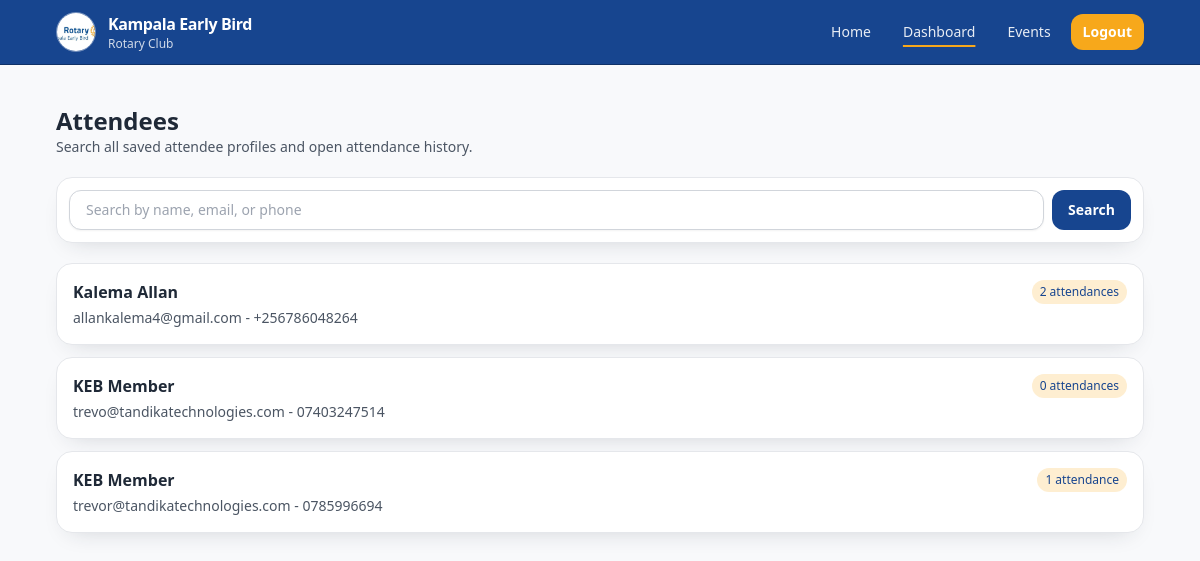
The app's page /dashboard/attendees/ (signed in) with its own data.
### attendance/models.py (models this page shows, shortened)
class TimeStampedModel(models.Model):
    created_at = models.DateTimeField(auto_now_add=True)
    updated_at = models.DateTimeField(auto_now=True)
    class Meta:
        abstract = True

class Attendee(TimeStampedModel):
    CATEGORY_CHOICES = [
        ("usual_suspect", "Usual Suspect :)"),
        ("keb_member", "KEB Member"),
        ("rotarian_other_club", "Rotarian (Other Club)"),
        ("rotaractor", "Rotaractor"),
        ("guest", "Guest"),
    ]
    COMMUNICATION_CHOICES = [
        ("email", "Email"),
        ("tel", "Tel"),
        ("both", "Both"),
        ("none", "None"),
    ]
    full_name = models.CharField(max_length=180)
    email = models.EmailField(blank=True, null=True, unique=True)
    phone = models.CharField(max_length=30, blank=True, null=True, unique=True)
    category = models.CharField(max_length=30, choices=CATEGORY_CHOICES, default="usual_suspect")
    rotary_club = models.CharField(max_length=180, blank=True)
    rotaract_club = models.CharField(max_length=180, blank=True)
    communication_preference = models.CharField(
        max_length=20,
        choices=COMMUNICATION_CHOICES,
        default="both",
    )
    additional_comments = models.TextField(blank=True)
    receive_future_emails = models.BooleanField(default=True)
    class Meta:
        ordering = ["full_name"]

### attendance/views.py (the view)
# urls.py: path("dashboard/attendees/", AttendeeListView.as_view(), name="attendee-list"),
class AttendeeListView(LoginRequiredMixin, ListView):
    model = Attendee
    template_name = "attendance/dashboard/attendee_list.html"
    context_object_name = "attendees"
    paginate_by = 25
    def get_queryset(self):
        qs = Attendee.objects.annotate(attendance_total=Count("attendances"))
        query = self.request.GET.get("q", "").strip()
        if query:
            qs = qs.filter(
                Q(full_name__icontains=query)
                | Q(email__icontains=query)
                | Q(phone__icontains=query)
            )
        return qs.distinct()
    def get_context_data(self, **kwargs):
        context = super().get_context_data(**kwargs)
        context["q"] = self.request.GET.get("q", "")
        return context

### templates/attendance/dashboard/attendee_list.html (shortened to what this page needs)
{% extends "attendance/base.html" %}
{% block content %}
<section class="space-y-5">
    <div>
        <h1 class="text-2xl font-bold text-[#1F2937]">Attendees</h1>
        <p class="text-sm text-gray-600">Search all saved attendee profiles and open attendance history.</p>
    </div>
    <form method="get" class="card p-3">
        <div class="flex gap-2">
            <input id="q" name="q" value="{{ q }}" placeholder="Search by name, email, or phone" class="input-field mt-0 py-2">
            <button class="btn-primary">Search</button>
        </div>
    </form>
    <div class="space-y-3">
        {% for attendee in attendees %}
            <a href="{% url 'attendance:attendee-detail' pk=attendee.pk %}" class="card block p-4 transition duration-200 ease-in-out hover:scale-[1.01] hover:shadow-lg">
                <div class="flex flex-wrap items-center justify-between gap-2">
                    <p class="font-semibold text-[#1F2937]">{{ attendee.full_name }}</p>
                    <span class="rounded-full bg-rotary-gold/20 px-2 py-1 text-xs text-rotary-blue">{{ attendee.attendance_total }} attendance{{ attendee.attendance_total|pluralize }}</span>
                </div>
                <p class="mt-1 text-sm text-gray-600">{{ attendee.email|default:"No email" }}{% if attendee.phone %} - {{ attendee.phone }}{% endif %}</p>
            </a>
        {% empty %}
            <p class="card border-dashed p-8 text-center text-sm text-gray-500">No attendee profiles yet.</p>
        {% endfor %}
    </div>
</section>
{% endblock %}

### records on screen
Attendee: full_name "Kalema Allan", attendance_total "2", email "allankalema4@gmail.com", phone "+256786048264"
Attendee: full_name "KEB Member", attendance_total "0", email "trevo@tandikatechnologies.com", phone "07403247514"
Attendee: full_name "KEB Member", attendance_total "1", email "trevor@tandikatechnologies.com", phone "0785996694"
